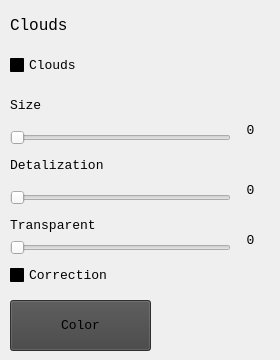
    <widget class="QWidget" name="tab_7">
     <attribute name="title">
      <string/>
     </attribute>
     <widget class="QCheckBox" name="checkCloud">
      <property name="geometry">
       <rect>
        <x>10</x>
        <y>50</y>
        <width>131</width>
        <height>31</height>
       </rect>
      </property>
      <property name="palette">
       <palette>
        <active>
         <colorrole role="Button">
          <brush brushstyle="SolidPattern">
           <color alpha="255">
            <red>0</red>
            <green>0</green>
            <blue>0</blue>
           </color>
          </brush>
         </colorrole>
         <colorrole role="Base">
          <brush brushstyle="SolidPattern">
           <color alpha="255">
            <red>0</red>
            <green>0</green>
            <blue>0</blue>
           </color>
          </brush>
         </colorrole>
         <colorrole role="Window">
          <brush brushstyle="SolidPattern">
           <color alpha="255">
            <red>0</red>
            <green>0</green>
            <blue>0</blue>
           </color>
          </brush>
         </colorrole>
        </active>
        <inactive>
         <colorrole role="Button">
          <brush brushstyle="SolidPattern">
           <color alpha="255">
            <red>0</red>
            <green>0</green>
            <blue>0</blue>
           </color>
          </brush>
         </colorrole>
         <colorrole role="Base">
          <brush brushstyle="SolidPattern">
           <color alpha="255">
            <red>0</red>
            <green>0</green>
            <blue>0</blue>
           </color>
          </brush>
         </colorrole>
         <colorrole role="Window">
          <brush brushstyle="SolidPattern">
           <color alpha="255">
            <red>0</red>
            <green>0</green>
            <blue>0</blue>
           </color>
          </brush>
         </colorrole>
        </inactive>
        <disabled>
         <colorrole role="Button">
          <brush brushstyle="SolidPattern">
           <color alpha="255">
            <red>0</red>
            <green>0</green>
            <blue>0</blue>
           </color>
          </brush>
         </colorrole>
         <colorrole role="Base">
          <brush brushstyle="SolidPattern">
           <color alpha="255">
            <red>0</red>
            <green>0</green>
            <blue>0</blue>
           </color>
          </brush>
         </colorrole>
         <colorrole role="Window">
          <brush brushstyle="SolidPattern">
           <color alpha="255">
            <red>0</red>
            <green>0</green>
            <blue>0</blue>
           </color>
          </brush>
         </colorrole>
        </disabled>
       </palette>
      </property>
      <property name="font">
       <font>
        <family>Consolas</family>
        <pointsize>10</pointsize>
       </font>
      </property>
      <property name="text">
       <string>Clouds</string>
      </property>
     </widget>
     <widget class="QLabel" name="label_24">
      <property name="geometry">
       <rect>
        <x>10</x>
        <y>90</y>
        <width>101</width>
        <height>31</height>
       </rect>
      </property>
      <property name="palette">
       <palette>
        <active>
         <colorrole role="Button">
          <brush brushstyle="SolidPattern">
           <color alpha="255">
            <red>0</red>
            <green>0</green>
            <blue>0</blue>
           </color>
          </brush>
         </colorrole>
         <colorrole role="Base">
          <brush brushstyle="SolidPattern">
           <color alpha="255">
            <red>0</red>
            <green>0</green>
            <blue>0</blue>
           </color>
          </brush>
         </colorrole>
         <colorrole role="Window">
          <brush brushstyle="SolidPattern">
           <color alpha="255">
            <red>0</red>
            <green>0</green>
            <blue>0</blue>
           </color>
          </brush>
         </colorrole>
        </active>
        <inactive>
         <colorrole role="Button">
          <brush brushstyle="SolidPattern">
           <color alpha="255">
            <red>0</red>
            <green>0</green>
            <blue>0</blue>
           </color>
          </brush>
         </colorrole>
         <colorrole role="Base">
          <brush brushstyle="SolidPattern">
           <color alpha="255">
            <red>0</red>
            <green>0</green>
            <blue>0</blue>
           </color>
          </brush>
         </colorrole>
         <colorrole role="Window">
          <brush brushstyle="SolidPattern">
           <color alpha="255">
            <red>0</red>
            <green>0</green>
            <blue>0</blue>
           </color>
          </brush>
         </colorrole>
        </inactive>
        <disabled>
         <colorrole role="Button">
          <brush brushstyle="SolidPattern">
           <color alpha="255">
            <red>0</red>
            <green>0</green>
            <blue>0</blue>
           </color>
          </brush>
         </colorrole>
         <colorrole role="Base">
          <brush brushstyle="SolidPattern">
           <color alpha="255">
            <red>0</red>
            <green>0</green>
            <blue>0</blue>
           </color>
          </brush>
         </colorrole>
         <colorrole role="Window">
          <brush brushstyle="SolidPattern">
           <color alpha="255">
            <red>0</red>
            <green>0</green>
            <blue>0</blue>
           </color>
          </brush>
         </colorrole>
        </disabled>
       </palette>
      </property>
      <property name="font">
       <font>
        <family>Consolas</family>
        <pointsize>10</pointsize>
       </font>
      </property>
      <property name="text">
       <string>Size</string>
      </property>
     </widget>
     <widget class="QSlider" name="sliderCloudSize">
      <property name="geometry">
       <rect>
        <x>10</x>
        <y>130</y>
        <width>221</width>
        <height>16</height>
       </rect>
      </property>
      <property name="minimum">
       <number>1</number>
      </property>
      <property name="maximum">
       <number>10</number>
      </property>
      <property name="orientation">
       <enum>Qt::Horizontal</enum>
      </property>
      <property name="invertedAppearance">
       <bool>false</bool>
      </property>
      <property name="invertedControls">
       <bool>false</bool>
      </property>
     </widget>
     <widget class="QLabel" name="label_26">
      <property name="geometry">
       <rect>
        <x>10</x>
        <y>150</y>
        <width>171</width>
        <height>31</height>
       </rect>
      </property>
      <property name="palette">
       <palette>
        <active>
         <colorrole role="Button">
          <brush brushstyle="SolidPattern">
           <color alpha="255">
            <red>0</red>
            <green>0</green>
            <blue>0</blue>
           </color>
          </brush>
         </colorrole>
         <colorrole role="Base">
          <brush brushstyle="SolidPattern">
           <color alpha="255">
            <red>0</red>
            <green>0</green>
            <blue>0</blue>
           </color>
          </brush>
         </colorrole>
         <colorrole role="Window">
          <brush brushstyle="SolidPattern">
           <color alpha="255">
            <red>0</red>
            <green>0</green>
            <blue>0</blue>
           </color>
          </brush>
         </colorrole>
        </active>
        <inactive>
         <colorrole role="Button">
          <brush brushstyle="SolidPattern">
           <color alpha="255">
            <red>0</red>
            <green>0</green>
            <blue>0</blue>
           </color>
          </brush>
         </colorrole>
         <colorrole role="Base">
          <brush brushstyle="SolidPattern">
           <color alpha="255">
            <red>0</red>
            <green>0</green>
            <blue>0</blue>
           </color>
          </brush>
         </colorrole>
         <colorrole role="Window">
          <brush brushstyle="SolidPattern">
           <color alpha="255">
            <red>0</red>
            <green>0</green>
            <blue>0</blue>
           </color>
          </brush>
         </colorrole>
        </inactive>
        <disabled>
         <colorrole role="Button">
          <brush brushstyle="SolidPattern">
           <color alpha="255">
            <red>0</red>
            <green>0</green>
            <blue>0</blue>
           </color>
          </brush>
         </colorrole>
         <colorrole role="Base">
          <brush brushstyle="SolidPattern">
           <color alpha="255">
            <red>0</red>
            <green>0</green>
            <blue>0</blue>
           </color>
          </brush>
         </colorrole>
         <colorrole role="Window">
          <brush brushstyle="SolidPattern">
           <color alpha="255">
            <red>0</red>
            <green>0</green>
            <blue>0</blue>
           </color>
          </brush>
         </colorrole>
        </disabled>
       </palette>
      </property>
      <property name="font">
       <font>
        <family>Consolas</family>
        <pointsize>10</pointsize>
       </font>
      </property>
      <property name="text">
       <string>Detalization</string>
      </property>
     </widget>
     <widget class="QSlider" name="sliderCloudQuality">
      <property name="geometry">
       <rect>
        <x>10</x>
        <y>190</y>
        <width>221</width>
        <height>16</height>
       </rect>
      </property>
      <property name="minimum">
       <number>1</number>
      </property>
      <property name="maximum">
       <number>6</number>
      </property>
      <property name="orientation">
       <enum>Qt::Horizontal</enum>
      </property>
      <property name="invertedAppearance">
       <bool>false</bool>
      </property>
      <property name="invertedControls">
       <bool>false</bool>
      </property>
     </widget>
     <widget class="QLabel" name="label_28">
      <property name="geometry">
       <rect>
        <x>10</x>
        <y>210</y>
        <width>231</width>
        <height>31</height>
       </rect>
      </property>
      <property name="palette">
       <palette>
        <active>
         <colorrole role="Button">
          <brush brushstyle="SolidPattern">
           <color alpha="255">
            <red>0</red>
            <green>0</green>
            <blue>0</blue>
           </color>
          </brush>
         </colorrole>
         <colorrole role="Base">
          <brush brushstyle="SolidPattern">
           <color alpha="255">
            <red>0</red>
            <green>0</green>
            <blue>0</blue>
           </color>
          </brush>
         </colorrole>
         <colorrole role="Window">
          <brush brushstyle="SolidPattern">
           <color alpha="255">
            <red>0</red>
            <green>0</green>
            <blue>0</blue>
           </color>
          </brush>
         </colorrole>
        </active>
        <inactive>
         <colorrole role="Button">
          <brush brushstyle="SolidPattern">
           <color alpha="255">
            <red>0</red>
            <green>0</green>
            <blue>0</blue>
           </color>
          </brush>
         </colorrole>
         <colorrole role="Base">
          <brush brushstyle="SolidPattern">
           <color alpha="255">
            <red>0</red>
            <green>0</green>
            <blue>0</blue>
           </color>
          </brush>
         </colorrole>
         <colorrole role="Window">
          <brush brushstyle="SolidPattern">
           <color alpha="255">
            <red>0</red>
            <green>0</green>
            <blue>0</blue>
           </color>
          </brush>
         </colorrole>
        </inactive>
        <disabled>
         <colorrole role="Button">
          <brush brushstyle="SolidPattern">
           <color alpha="255">
            <red>0</red>
            <green>0</green>
            <blue>0</blue>
           </color>
          </brush>
         </colorrole>
         <colorrole role="Base">
          <brush brushstyle="SolidPattern">
           <color alpha="255">
            <red>0</red>
            <green>0</green>
            <blue>0</blue>
           </color>
          </brush>
         </colorrole>
         <colorrole role="Window">
          <brush brushstyle="SolidPattern">
           <color alpha="255">
            <red>0</red>
            <green>0</green>
            <blue>0</blue>
           </color>
          </brush>
         </colorrole>
        </disabled>
       </palette>
      </property>
      <property name="font">
       <font>
        <family>Consolas</family>
        <pointsize>10</pointsize>
       </font>
      </property>
      <property name="text">
       <string>Transparent</string>
      </property>
     </widget>
     <widget class="QSlider" name="sliderCloudTransparent">
      <property name="geometry">
       <rect>
        <x>10</x>
        <y>240</y>
        <width>221</width>
        <height>16</height>
       </rect>
      </property>
      <property name="minimum">
       <number>0</number>
      </property>
      <property name="maximum">
       <number>10</number>
      </property>
      <property name="value">
       <number>0</number>
      </property>
      <property name="orientation">
       <enum>Qt::Horizontal</enum>
      </property>
      <property name="invertedAppearance">
       <bool>false</bool>
      </property>
      <property name="invertedControls">
       <bool>false</bool>
      </property>
     </widget>
     <widget class="QCheckBox" name="checkCorrection">
      <property name="geometry">
       <rect>
        <x>10</x>
        <y>260</y>
        <width>221</width>
        <height>31</height>
       </rect>
      </property>
      <property name="palette">
       <palette>
        <active>
         <colorrole role="Button">
          <brush brushstyle="SolidPattern">
           <color alpha="255">
            <red>0</red>
            <green>0</green>
            <blue>0</blue>
           </color>
          </brush>
         </colorrole>
         <colorrole role="Base">
          <brush brushstyle="SolidPattern">
           <color alpha="255">
            <red>0</red>
            <green>0</green>
            <blue>0</blue>
           </color>
          </brush>
         </colorrole>
         <colorrole role="Window">
          <brush brushstyle="SolidPattern">
           <color alpha="255">
            <red>0</red>
            <green>0</green>
            <blue>0</blue>
           </color>
          </brush>
         </colorrole>
        </active>
        <inactive>
         <colorrole role="Button">
          <brush brushstyle="SolidPattern">
           <color alpha="255">
            <red>0</red>
            <green>0</green>
            <blue>0</blue>
           </color>
          </brush>
         </colorrole>
         <colorrole role="Base">
          <brush brushstyle="SolidPattern">
           <color alpha="255">
            <red>0</red>
            <green>0</green>
            <blue>0</blue>
           </color>
          </brush>
         </colorrole>
         <colorrole role="Window">
          <brush brushstyle="SolidPattern">
           <color alpha="255">
            <red>0</red>
            <green>0</green>
            <blue>0</blue>
           </color>
          </brush>
         </colorrole>
        </inactive>
        <disabled>
         <colorrole role="Button">
          <brush brushstyle="SolidPattern">
           <color alpha="255">
            <red>0</red>
            <green>0</green>
            <blue>0</blue>
           </color>
          </brush>
         </colorrole>
         <colorrole role="Base">
          <brush brushstyle="SolidPattern">
           <color alpha="255">
            <red>0</red>
            <green>0</green>
            <blue>0</blue>
           </color>
          </brush>
         </colorrole>
         <colorrole role="Window">
          <brush brushstyle="SolidPattern">
           <color alpha="255">
            <red>0</red>
            <green>0</green>
            <blue>0</blue>
           </color>
          </brush>
         </colorrole>
        </disabled>
       </palette>
      </property>
      <property name="font">
       <font>
        <family>Consolas</family>
        <pointsize>10</pointsize>
       </font>
      </property>
      <property name="text">
       <string>Correction</string>
      </property>
     </widget>
     <widget class="QPushButton" name="btnColorCloud">
      <property name="geometry">
       <rect>
        <x>10</x>
        <y>300</y>
        <width>141</width>
        <height>51</height>
       </rect>
      </property>
      <property name="font">
       <font>
        <family>Consolas</family>
        <pointsize>10</pointsize>
       </font>
      </property>
      <property name="styleSheet">
       <string notr="true">QPushButton{background-color: rgb(66,66,66);}</string>
      </property>
      <property name="text">
       <string>Color</string>
      </property>
     </widget>
     <widget class="QLabel" name="label_30">
      <property name="geometry">
       <rect>
        <x>230</x>
        <y>120</y>
        <width>41</width>
        <height>21</height>
       </rect>
      </property>
      <property name="palette">
       <palette>
        <active>
         <colorrole role="Button">
          <brush brushstyle="SolidPattern">
           <color alpha="255">
            <red>0</red>
            <green>0</green>
            <blue>0</blue>
           </color>
          </brush>
         </colorrole>
         <colorrole role="Base">
          <brush brushstyle="SolidPattern">
           <color alpha="255">
            <red>0</red>
            <green>0</green>
            <blue>0</blue>
           </color>
          </brush>
         </colorrole>
         <colorrole role="Window">
          <brush brushstyle="SolidPattern">
           <color alpha="255">
            <red>0</red>
            <green>0</green>
            <blue>0</blue>
           </color>
          </brush>
         </colorrole>
        </active>
        <inactive>
         <colorrole role="Button">
          <brush brushstyle="SolidPattern">
           <color alpha="255">
            <red>0</red>
            <green>0</green>
            <blue>0</blue>
           </color>
          </brush>
         </colorrole>
         <colorrole role="Base">
          <brush brushstyle="SolidPattern">
           <color alpha="255">
            <red>0</red>
            <green>0</green>
            <blue>0</blue>
           </color>
          </brush>
         </colorrole>
         <colorrole role="Window">
          <brush brushstyle="SolidPattern">
           <color alpha="255">
            <red>0</red>
            <green>0</green>
            <blue>0</blue>
           </color>
          </brush>
         </colorrole>
        </inactive>
        <disabled>
         <colorrole role="Button">
          <brush brushstyle="SolidPattern">
           <color alpha="255">
            <red>0</red>
            <green>0</green>
            <blue>0</blue>
           </color>
          </brush>
         </colorrole>
         <colorrole role="Base">
          <brush brushstyle="SolidPattern">
           <color alpha="255">
            <red>0</red>
            <green>0</green>
            <blue>0</blue>
           </color>
          </brush>
         </colorrole>
         <colorrole role="Window">
          <brush brushstyle="SolidPattern">
           <color alpha="255">
            <red>0</red>
            <green>0</green>
            <blue>0</blue>
           </color>
          </brush>
         </colorrole>
        </disabled>
       </palette>
      </property>
      <property name="font">
       <font>
        <family>Consolas</family>
        <pointsize>10</pointsize>
       </font>
      </property>
      <property name="text">
       <string notr="true">0</string>
      </property>
      <property name="alignment">
       <set>Qt::AlignCenter</set>
      </property>
     </widget>
     <widget class="QLabel" name="label_27">
      <property name="geometry">
       <rect>
        <x>230</x>
        <y>180</y>
        <width>41</width>
        <height>21</height>
       </rect>
      </property>
      <property name="palette">
       <palette>
        <active>
         <colorrole role="Button">
          <brush brushstyle="SolidPattern">
           <color alpha="255">
            <red>0</red>
            <green>0</green>
            <blue>0</blue>
           </color>
          </brush>
         </colorrole>
         <colorrole role="Base">
          <brush brushstyle="SolidPattern">
           <color alpha="255">
            <red>0</red>
            <green>0</green>
            <blue>0</blue>
           </color>
          </brush>
         </colorrole>
         <colorrole role="Window">
          <brush brushstyle="SolidPattern">
           <color alpha="255">
            <red>0</red>
            <green>0</green>
            <blue>0</blue>
           </color>
          </brush>
         </colorrole>
        </active>
        <inactive>
         <colorrole role="Button">
          <brush brushstyle="SolidPattern">
           <color alpha="255">
            <red>0</red>
            <green>0</green>
            <blue>0</blue>
           </color>
          </brush>
         </colorrole>
         <colorrole role="Base">
          <brush brushstyle="SolidPattern">
           <color alpha="255">
            <red>0</red>
            <green>0</green>
            <blue>0</blue>
           </color>
          </brush>
         </colorrole>
         <colorrole role="Window">
          <brush brushstyle="SolidPattern">
           <color alpha="255">
            <red>0</red>
            <green>0</green>
            <blue>0</blue>
           </color>
          </brush>
         </colorrole>
        </inactive>
        <disabled>
         <colorrole role="Button">
          <brush brushstyle="SolidPattern">
           <color alpha="255">
            <red>0</red>
            <green>0</green>
            <blue>0</blue>
           </color>
          </brush>
         </colorrole>
         <colorrole role="Base">
          <brush brushstyle="SolidPattern">
           <color alpha="255">
            <red>0</red>
            <green>0</green>
            <blue>0</blue>
           </color>
          </brush>
         </colorrole>
         <colorrole role="Window">
          <brush brushstyle="SolidPattern">
           <color alpha="255">
            <red>0</red>
            <green>0</green>
            <blue>0</blue>
           </color>
          </brush>
         </colorrole>
        </disabled>
       </palette>
      </property>
      <property name="font">
       <font>
        <family>Consolas</family>
        <pointsize>10</pointsize>
       </font>
      </property>
      <property name="text">
       <string notr="true">0</string>
      </property>
      <property name="alignment">
       <set>Qt::AlignCenter</set>
      </property>
     </widget>
     <widget class="QLabel" name="label_29">
      <property name="geometry">
       <rect>
        <x>230</x>
        <y>230</y>
        <width>41</width>
        <height>21</height>
       </rect>
      </property>
      <property name="palette">
       <palette>
        <active>
         <colorrole role="Button">
          <brush brushstyle="SolidPattern">
           <color alpha="255">
            <red>0</red>
            <green>0</green>
            <blue>0</blue>
           </color>
          </brush>
         </colorrole>
         <colorrole role="Base">
          <brush brushstyle="SolidPattern">
           <color alpha="255">
            <red>0</red>
            <green>0</green>
            <blue>0</blue>
           </color>
          </brush>
         </colorrole>
         <colorrole role="Window">
          <brush brushstyle="SolidPattern">
           <color alpha="255">
            <red>0</red>
            <green>0</green>
            <blue>0</blue>
           </color>
          </brush>
         </colorrole>
        </active>
        <inactive>
         <colorrole role="Button">
          <brush brushstyle="SolidPattern">
           <color alpha="255">
            <red>0</red>
            <green>0</green>
            <blue>0</blue>
           </color>
          </brush>
         </colorrole>
         <colorrole role="Base">
          <brush brushstyle="SolidPattern">
           <color alpha="255">
            <red>0</red>
            <green>0</green>
            <blue>0</blue>
           </color>
          </brush>
         </colorrole>
         <colorrole role="Window">
          <brush brushstyle="SolidPattern">
           <color alpha="255">
            <red>0</red>
            <green>0</green>
            <blue>0</blue>
           </color>
          </brush>
         </colorrole>
        </inactive>
        <disabled>
         <colorrole role="Button">
          <brush brushstyle="SolidPattern">
           <color alpha="255">
            <red>0</red>
            <green>0</green>
            <blue>0</blue>
           </color>
          </brush>
         </colorrole>
         <colorrole role="Base">
          <brush brushstyle="SolidPattern">
           <color alpha="255">
            <red>0</red>
            <green>0</green>
            <blue>0</blue>
           </color>
          </brush>
         </colorrole>
         <colorrole role="Window">
          <brush brushstyle="SolidPattern">
           <color alpha="255">
            <red>0</red>
            <green>0</green>
            <blue>0</blue>
           </color>
          </brush>
         </colorrole>
        </disabled>
       </palette>
      </property>
      <property name="font">
       <font>
        <family>Consolas</family>
        <pointsize>10</pointsize>
       </font>
      </property>
      <property name="text">
       <string notr="true">0</string>
      </property>
      <property name="alignment">
       <set>Qt::AlignCenter</set>
      </property>
     </widget>
     <widget class="QLabel" name="label_41">
      <property name="geometry">
       <rect>
        <x>10</x>
        <y>10</y>
        <width>210</width>
        <height>30</height>
       </rect>
      </property>
      <property name="font">
       <font>
        <family>Consolas</family>
        <pointsize>12</pointsize>
        <kerning>true</kerning>
       </font>
      </property>
      <property name="text">
       <string>Clouds</string>
      </property>
     </widget>
    </widget>
